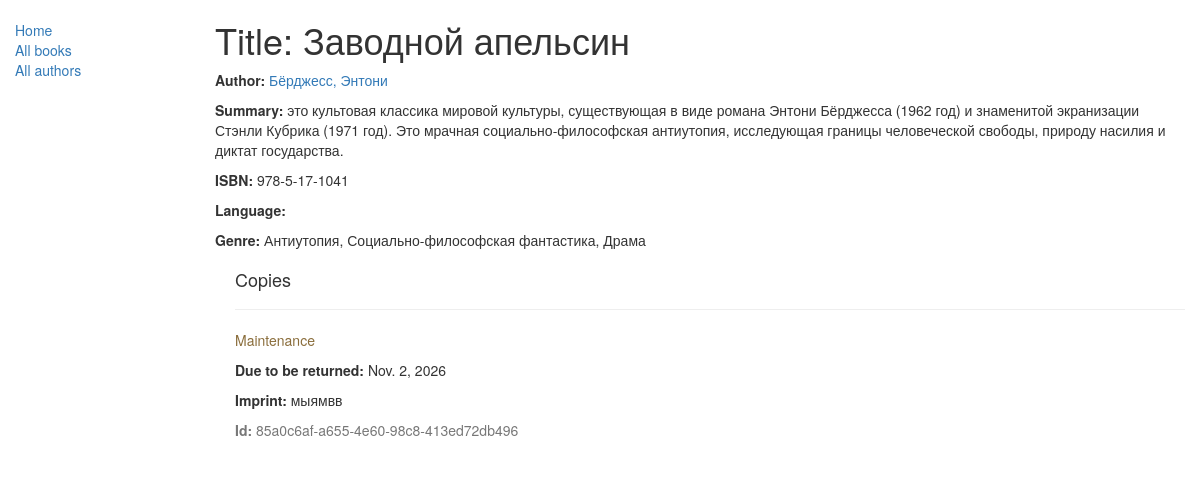
Page /catalog/book/2/ on the committed database.
### catalog/models.py (models this page shows, shortened)
class Book(models.Model):
    title = models.CharField(max_length=200)
    author = models.ForeignKey('Author', on_delete=models.SET_NULL, null=True)
    summary = models.TextField(max_length=1000, help_text="Enter a brief description of the book")
    isbn = models.CharField('ISBN',max_length=13, help_text='13 Character <a href="https://www.isbn-international.org/content/what-isbn">ISBN number</a>')
    genre = models.ManyToManyField(Genre, help_text="Select a genre for this book")
    def display_genre(self):
        """
        Creates a string for the Genre. This is required to display genre in Admin.
        """
        return ', '.join([ genre.name for genre in self.genre.all()[:3] ])
    display_genre.short_description = 'Genre'

class Author(models.Model):
    first_name = models.CharField(max_length=100)
    last_name = models.CharField(max_length=100)
    date_of_birth = models.DateField(null=True, blank=True)
    date_of_death = models.DateField('Died', null=True, blank=True)
    def __str__(self):
        return '%s, %s' % (self.last_name, self.first_name)

class Genre(models.Model):
    name = models.CharField(max_length=200, help_text="Enter a book genre (e.g. Science Fiction, French Poetry etc.)")
    def __str__(self):
        return self.name

class BookInstance(models.Model):
    id = models.UUIDField(primary_key=True, default=uuid.uuid4, help_text="Unique ID for this particular book across whole library")
    book = models.ForeignKey('Book', on_delete=models.SET_NULL, null=True)
    imprint = models.CharField(max_length=200)
    due_back = models.DateField(null=True, blank=True)
    LOAN_STATUS = (
        ('m', 'Maintenance'),
        ('o', 'On loan'),
        ('a', 'Available'),
        ('r', 'Reserved'),
    )
    status = models.CharField(max_length=1, choices=LOAN_STATUS, blank=True, default='m', help_text='Book availability')
    class Meta:
        ordering = ["due_back"]

### catalog/views.py (the view)
# urls.py: path('book/<int:pk>/', views.BookDetailView.as_view(), name='book-detail'),
class BookDetailView(generic.DetailView):
    model = Book

### catalog/templates/catalog/book_detail.html
{% extends "base_generic.html" %}
{% block content %}
  <h1>Title: {{ book.title }}</h1>
  <p><strong>Author:</strong> <a href="{% url 'author-detail' book.author.pk %}">{{ book.author }}</a></p>
  <p><strong>Summary:</strong> {{ book.summary }}</p>
  <p><strong>ISBN:</strong> {{ book.isbn }}</p>
  <p><strong>Language:</strong> {{ book.language }}</p>
  <p><strong>Genre:</strong> {% for genre in book.genre.all %} {{ genre }}{% if not forloop.last %}, {% endif %}{% endfor %}</p>
  <div style="margin-left:20px;margin-top:20px">
    <h4>Copies</h4>
    {% for copy in book.bookinstance_set.all %}
    <hr>
    <p class="{% if copy.status == 'a' %}text-success{% elif copy.status == 'd' %}text-danger{% else %}text-warning{% endif %}">{{ copy.get_status_display }}</p>
    {% if copy.status != 'a' %}<p><strong>Due to be returned:</strong> {{copy.due_back}}</p>{% endif %}
    <p><strong>Imprint:</strong> {{copy.imprint}}</p>
    <p class="text-muted"><strong>Id:</strong> {{copy.id}}</p>
    {% endfor %}
  </div>
{% endblock %}

### rows in the picture
Book: title "Заводной апельсин", author "Бёрджесс, Энтони", summary "это культовая классика мировой культуры, существующая в виде романа Энтони Бёрджесса (1962 год) и знаменитой экранизации Стэнли Кубрика (1971 год). Это мрачная социально-философская антиутопия, исследующая границы человеческой свободы, природу насилия и диктат государства.", isbn "978-5-17-1041"
Genre: name "Антиутопия"
Genre: name "Социально-философская фантастика"
Genre: name "Драма"
BookInstance: status "Maintenance", due_back "Nov. 2, 2026", imprint "мыямвв", id "85a0c6af-a655-4e60-98c8-413ed72db496"
